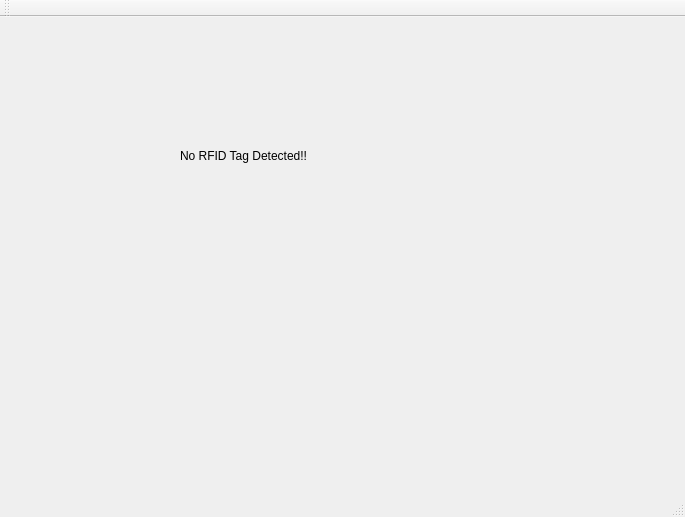
<?xml version="1.0" encoding="UTF-8"?>
<ui version="4.0">
 <class>rfid</class>
 <widget class="QMainWindow" name="rfid">
  <property name="geometry">
   <rect>
    <x>0</x>
    <y>0</y>
    <width>685</width>
    <height>517</height>
   </rect>
  </property>
  <property name="windowTitle">
   <string>rfid</string>
  </property>
  <widget class="QWidget" name="centralWidget">
   <widget class="QStackedWidget" name="stackedWidget">
    <property name="geometry">
     <rect>
      <x>20</x>
      <y>0</y>
      <width>631</width>
      <height>441</height>
     </rect>
    </property>
    <property name="currentIndex">
     <number>0</number>
    </property>
    <widget class="QWidget" name="Scan">
     <widget class="QLabel" name="label_scanStatus">
      <property name="geometry">
       <rect>
        <x>160</x>
        <y>130</y>
        <width>221</width>
        <height>17</height>
       </rect>
      </property>
      <property name="text">
       <string>No RFID Tag Detected!!</string>
      </property>
     </widget>
    </widget>
    <widget class="QWidget" name="Options">
     <widget class="QPushButton" name="pushButton_2">
      <property name="geometry">
       <rect>
        <x>30</x>
        <y>30</y>
        <width>99</width>
        <height>27</height>
       </rect>
      </property>
      <property name="text">
       <string>Init</string>
      </property>
     </widget>
     <widget class="QPushButton" name="pushButton_3">
      <property name="geometry">
       <rect>
        <x>40</x>
        <y>70</y>
        <width>99</width>
        <height>27</height>
       </rect>
      </property>
      <property name="text">
       <string>Install</string>
      </property>
     </widget>
     <widget class="QPushButton" name="pushButton_4">
      <property name="geometry">
       <rect>
        <x>50</x>
        <y>100</y>
        <width>99</width>
        <height>27</height>
       </rect>
      </property>
      <property name="text">
       <string>Reuse</string>
      </property>
     </widget>
     <widget class="QPushButton" name="pushButton_5">
      <property name="geometry">
       <rect>
        <x>50</x>
        <y>140</y>
        <width>99</width>
        <height>27</height>
       </rect>
      </property>
      <property name="text">
       <string>Read</string>
      </property>
     </widget>
    </widget>
    <widget class="QWidget" name="Read">
     <widget class="QLineEdit" name="lineEdit">
      <property name="geometry">
       <rect>
        <x>110</x>
        <y>90</y>
        <width>113</width>
        <height>27</height>
       </rect>
      </property>
     </widget>
    </widget>
   </widget>
  </widget>
  <widget class="QMenuBar" name="menuBar">
   <property name="geometry">
    <rect>
     <x>0</x>
     <y>0</y>
     <width>685</width>
     <height>25</height>
    </rect>
   </property>
  </widget>
  <widget class="QToolBar" name="mainToolBar">
   <attribute name="toolBarArea">
    <enum>TopToolBarArea</enum>
   </attribute>
   <attribute name="toolBarBreak">
    <bool>true</bool>
   </attribute>
  </widget>
  <widget class="QStatusBar" name="statusBar"/>
 </widget>
 <layoutdefault spacing="6" margin="11"/>
 <resources/>
 <connections/>
</ui>
